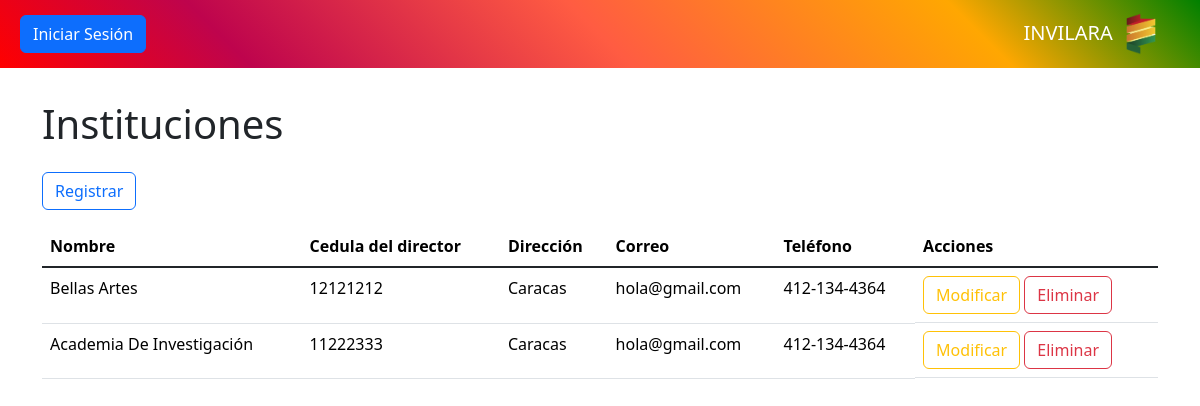
/controlador/institucion.php, run on the app's committed database.
### tables this page shows
CREATE TABLE `institucion` (
  `id` int NOT NULL AUTO_INCREMENT,
  `cedula_director` int DEFAULT NULL,
  `nombre` varchar(200) DEFAULT NULL,
  `correo` varchar(50) DEFAULT NULL,
  `telefono` varchar(20) DEFAULT NULL,
  `direccion` varchar(200) DEFAULT NULL,
  PRIMARY KEY (`id`) USING BTREE,
  KEY `institucion_director_FK` (`cedula_director`),
  CONSTRAINT `institucion_director_FK` FOREIGN KEY (`cedula_director`) REFERENCES `director` (`cedula`) ON DELETE SET NULL ON UPDATE CASCADE
);

### controlador/institucion.php (called while the page is built, shortened)
<?php
require_once "modelo/institucion.php";
$modelo = new Institucion();
require_once "modelo/director.php";
$datos = $modelo->consultar();
require_once "vista/institucion.php";
?>

### modelo/base_datos.php (called while the page is built)
<?php
class BaseDatos
{
    private $host = "localhost";
    private $dbname = "invilara";
    private $usuario = "root";
    private $contrasena = "";
    public function conexion()
    {
        $dsn = "mysql" . ":" . "host=" . $this->host . ";" . "dbname=" . $this->dbname . ";";
        $pdo = new PDO($dsn, $this->usuario, $this->contrasena);
        $pdo->setAttribute(PDO::ATTR_ERRMODE, PDO::ERRMODE_EXCEPTION);
        return $pdo;
    }
}
?>

### modelo/institucion.php (called while the page is built, shortened)
<?php
require_once "modelo/base_datos.php";
class Institucion extends BaseDatos
{
    private $tabla = "institucion";
    public function consultar()
    {
        $stmt = $this->conexion()->query("SELECT * FROM {$this->tabla}");
        $result = $stmt->fetchAll(PDO::FETCH_ASSOC);
        return $result;
    }
}
?>

### vista/institucion.php (the view, shortened to what this page needs)
<?php require_once "vista/componentes/encabezado.php"; ?>
<?php require_once "vista/componentes/barra.php"; ?>
<main class="container" id="crud">
	<h1>Instituciones</h1>
	<button class="btn btn-outline-primary my-3" value="insertar">Registrar</button>
	<div class="table-responsive">
		<table class="table table-hover">
			<thead>
				<tr>
					<th>Nombre</th>
					<th>Cedula del director</th>
					<th>Dirección</th>
					<th>Correo</th>
					<th>Teléfono</th>
					<th>Acciones</th>
				</tr>
			</thead>
			<tbody class="table-group-divider">
				<?php foreach ($datos as $d): ?>
					<tr>
						<td><?php echo $d["nombre"] ?></td>
						<td><?php echo $d["cedula_director"] ?></td>
						<td><?php echo $d["direccion"] ?></td>
						<td><?php echo $d["correo"] ?></td>
						<td><?php echo $d["telefono"] ?></td>
						<td class="d-grid d-md-block gap-2">
							<button class="btn btn-outline-warning" value="modificar">Modificar</button>
							<button class="btn btn-outline-danger" value="eliminar" data-bs-toggle="modal"
								data-bs-target="#modal-eliminacion">Eliminar</button>
						</td>
					</tr>
				<?php endforeach ?>
			</tbody>
		</table>
	</div>
</main>

### vista/componentes/encabezado.php (shortened to what this page needs)
<!DOCTYPE html>
<html lang="es" data-bs-theme="light">
<head>
    <link rel="stylesheet" href="librerias/bootstrap/bootstrap.min.css">
    <link rel="stylesheet" href="recursos/css/styles.css">
</head>
<body>

### vista/componentes/barra.php (shortened to what this page needs)
<nav data-bs-theme="dark" class="navbar fixed-top inv-gradient">
    <div class="container-fluid mx-2">
        <?php if ($rol == "usuario"): ?>
            <button class="navbar-toggler" data-bs-toggle="offcanvas" data-bs-target="#barra-lateral">
                <span class="navbar-toggler-icon"></span>
            </button>
            <aside class="offcanvas offcanvas-start inv-gradient" tabindex="-1" id="barra-lateral">
                <header class="offcanvas-header">
                    <h5 class="offcanvas-title">Menu</h5>
                    <button class="btn-close" data-bs-dismiss="offcanvas"></button>
                </header>
                <div data-bs-theme="light" class="offcanvas-body">
                    <article class="list-group">
                        <a class="list-group-item list-group-item-action" href="?pagina=principal">
                            Inicio
                        </a>
                        <a class="list-group-item list-group-item-action" href="?pagina=salir">
                            Cerrar sesión
                        </a>
                    </article>
                    <hr>
                    <article class="list-group">
                        <a class="list-group-item list-group-item-action" href="?pagina=municipio">
                            Municipios
                        </a>
                        <a class="list-group-item list-group-item-action" href="?pagina=parroquia">
                            Parroquias
                        </a>
                        <a class="list-group-item list-group-item-action" href="?pagina=solicitante">
                            Solicitantes
                        </a>
                        <a class="list-group-item list-group-item-action" href="?pagina=comunidad">
                            Comunidades
                        </a>
                        <a class="list-group-item list-group-item-action" href="?pagina=institucion">
                            Instituciones
                        </a>
                        <a class="list-group-item list-group-item-action" href="?pagina=gerencia">
                            Gerencias
                        </a>
                        <a class="list-group-item list-group-item-action" href="?pagina=gerente">
                            Gerentes
                        </a>
                        <a class="list-group-item list-group-item-action" href="?pagina=director">
                            Directores
                        </a>
                    </article>
                    <hr>
                    <article class="list-group">
                        <button data-bs-toggle="collapse" data-bs-target="#solicitudes"
                            class="list-group-item list-group-item-action active text-center fs-5">
                            Solicitudes
                        </button>
                        <section class="collapse" id="solicitudes">
                            <div class="list-group list-group-flush">
                                <a class="list-group-item list-group-item-action" href="?pagina=solicitud">
                                    Generales
                                </a>
                            </div>
                        </section>
                    </article>
                </div>
            </aside>
        <?php else: ?>
            <a class="btn btn-primary" href="?pagina=inicio_sesion">Iniciar Sesión</a>
        <?php endif ?>
        <div class="navbar-brand">
            INVILARA
            <img src="recursos/img/invilara-logo.png" alt="Logo" class="mx-2" width="30px">
        </div>
    </div>
</nav>

### recursos/css/styles.css (style rules this page uses)
.inv-gradient { background: #c15a00; background: linear-gradient(225deg, green 0%, #ffa701 20%, #ff5c42 50%, #be044d 80%, red 100%); }

### data on the page
institucion: nombre "Bellas Artes", cedula_director "12121212", direccion "Caracas", correo "hola@gmail.com", telefono "412-134-4364"
institucion: nombre "Academia De Investigación", cedula_director "11222333", direccion "Caracas", correo "hola@gmail.com", telefono "412-134-4364"
